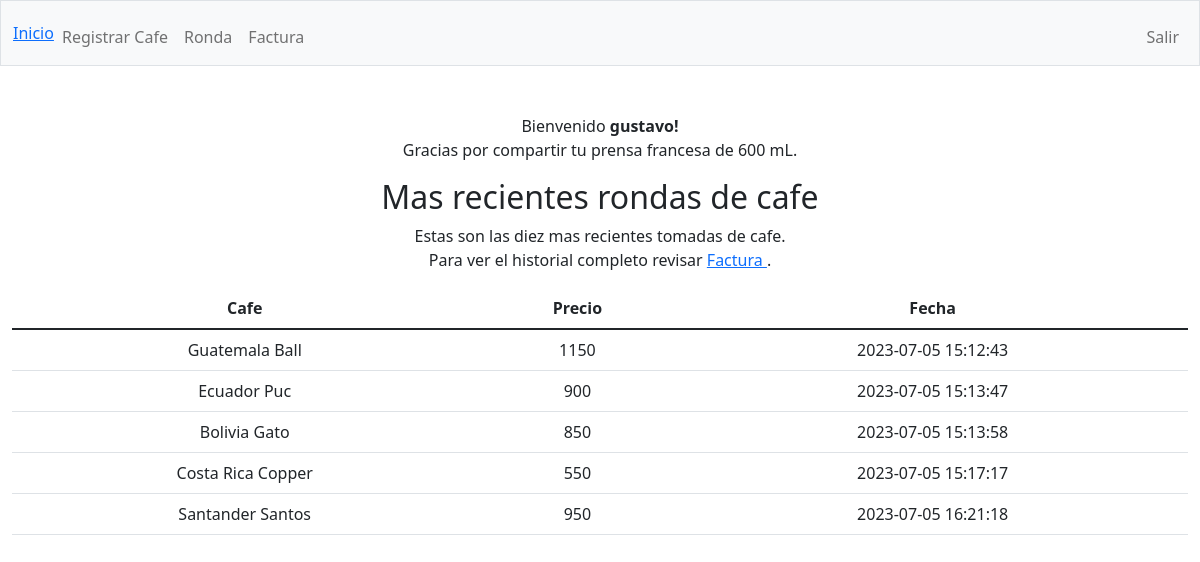
Before: / (signed in) with the older database file.
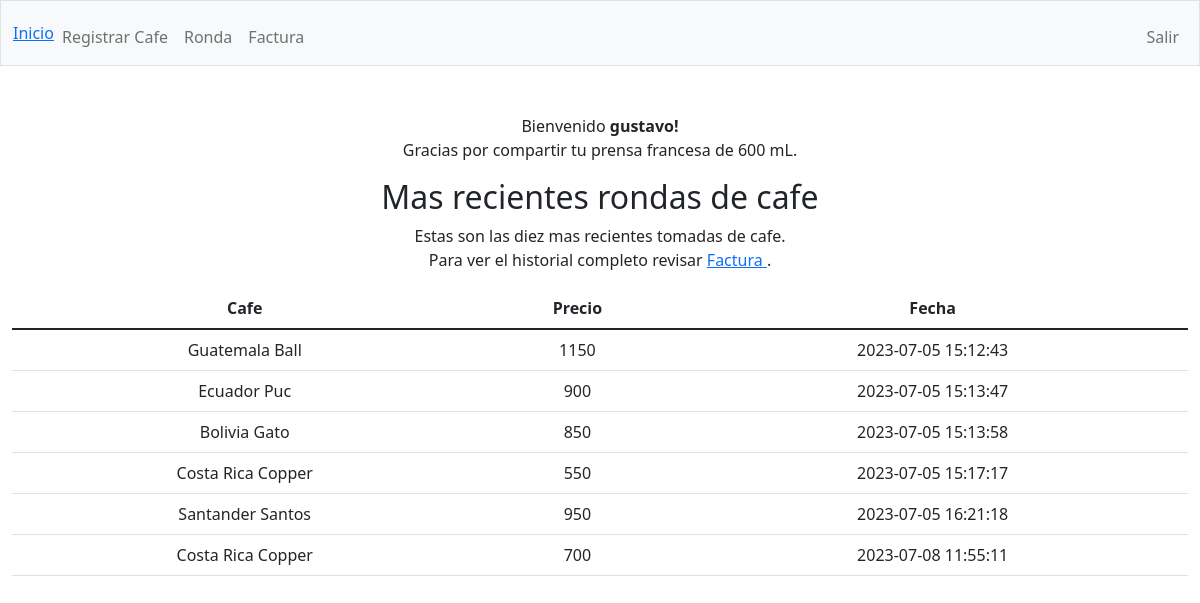
After: the same page with the newer database file.
### tables this page shows
CREATE TABLE rondas ( id INTEGER PRIMARY KEY AUTOINCREMENT NOT NULL, prensa_id INTEGER, bolsa_id INTEGER, cost INTEGER, date DATETIME, FOREIGN KEY(bolsa_id) REFERENCES bolsas(id), FOREIGN KEY(prensa_id) REFERENCES prensas(id));

CREATE TABLE bolsas ( id INTEGER PRIMARY KEY AUTOINCREMENT NOT NULL, user_id INTEGER, origin TEXT, price INTEGER, grams INTEGER, toaster TEXT NOT NULL, date DATE, active TEXT NOT NULL, FOREIGN KEY(user_id) REFERENCES users(id));

### app.py (the view)
@app.route("/")
@login_required
def index():
    query = db.execute("SELECT capacity FROM users JOIN prensas ON prensas.owner_id = users.id ")
    prensa_info=""
    if query:
        prensa_info=query[0]["capacity"]
    rondas = db.execute("SELECT origin, toaster, cost, rondas.date AS fecha FROM bolsas JOIN rondas ON bolsas.id = rondas.bolsa_id ORDER BY rondas.date LIMIT 10")
    return render_template("index.html", username = username(session["user_id"]) , french = prensa_info, rondas = rondas)

### app.py (called while the page is built)
@app.after_request
def after_request(response):
    response.headers["Cache-Control"] = "no-cache, no-store, must-revalidate"
    response.headers["Expires"] = 0
    response.headers["Pragma"] = "no-cache"
    return response

### helpers.py (called while the page is built)
def login_required(f):
    @wraps(f)
    def decorated_function(*args, **kwargs):
        if session.get("user_id") is None:
            return redirect("/login")
        return f(*args, **kwargs)
    return decorated_function

def username(n):
    query = db.execute("SELECT username FROM users WHERE id=?", n)
    return query[0]["username"]

### templates/index.html (shortened to what this page needs)
{% extends "layout.html" %}
{% block main %}
<p> Bienvenido <b>{{username}}! </b> <br>
{% if french!="" %}
Gracias por compartir tu prensa francesa de {{french}} mL.
{% endif %}
</p>
<h2> Mas recientes rondas de cafe  </h2>
<p> Estas son las diez mas recientes tomadas de cafe. <br>
Para ver el historial completo revisar <a href="/factura"> Factura <a>.
</p>
<table class="table">
	<thead class="thead-dark">
	<tr>
		<th scope="col"> Cafe </th>
		<th scope="col"> Precio  </th>
		<th scope="col"> Fecha </th>
	</tr>
	</thead>
	<tbody>
		{% for ronda in rondas %}
		<tr>
		<td> {{ronda.origin}} {{ronda.toaster}} </td>
		<td> {{ ronda.cost}} </td>
		<td> {{ ronda.fecha}} </td>
		</tr>
		{% endfor %}
	</tbody>
</table>
{% endblock %}

Changed rows visible on the page:
added rondas: origin "Costa Rica", toaster "Copper", cost "700", fecha "2023-07-08 11:55:11"
